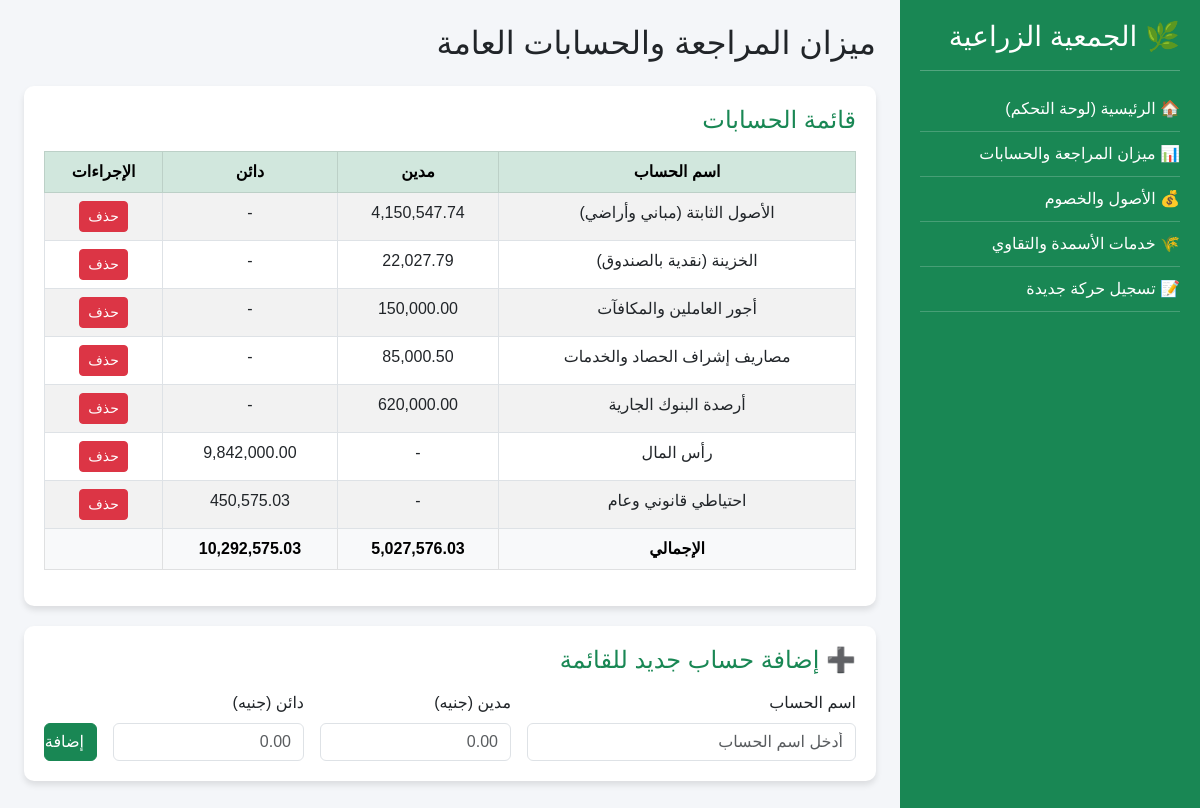
The page / on the database its author committed.
### tables this page shows
CREATE TABLE accounts (
            id INTEGER PRIMARY KEY AUTOINCREMENT,
            name TEXT NOT NULL,
            debit REAL DEFAULT 0,
            credit REAL DEFAULT 0
        );

### app.py (the view)
@app.route("/")
def index():
    conn = sqlite3.connect("agricoop.db")
    cursor = conn.cursor()
    cursor.execute("SELECT id, name, debit, credit FROM accounts")
    rows = cursor.fetchall()
    conn.close()
    accounts_list = []
    total_debit = 0.0
    total_credit = 0.0
    for row in rows:
        total_debit += row[2]
        total_credit += row[3]
        accounts_list.append({
            "id": row[0],
            "name": row[1],
            "debit": f"{row[2]:,.2f}" if row[2] > 0 else "-",
            "credit": f"{row[3]:,.2f}" if row[3] > 0 else "-",
        })
    return render_template(
        "index.html",
        accounts=accounts_list,
        total_debit=f"{total_debit:,.2f}",
        total_credit=f"{total_credit:,.2f}",
    )

### templates/index.html (shortened to what this page needs)
<!DOCTYPE html>
<html lang="ar" dir="rtl">
<head>
    <link href="https://cdn.jsdelivr.net/npm/bootstrap@5.3.0/dist/css/bootstrap.min.css" rel="stylesheet">
</head>
<body>
    <div class="container-fluid">
        <div class="row">
            <div class="col-md-3 sidebar">
                <h3>🌿 الجمعية الزراعية</h3>
                <hr>
                <a href="/">🏠 الرئيسية (لوحة التحكم)</a>
                <a href="/">📊 ميزان المراجعة والحسابات</a>
                <a href="/assets_liabilities">💰 الأصول والخصوم</a>
                <a href="/fertilizers">🌾 خدمات الأسمدة والتقاوي</a>
                <a href="/transaction">📝 تسجيل حركة جديدة</a>
            </div>
            <div class="col-md-9 p-4">
                <h2 class="mb-4">ميزان المراجعة والحسابات العامة</h2>
                <div class="card-box">
                    <h4 class="mb-3 text-success">قائمة الحسابات</h4>
                    <div class="table-responsive">
                        <table class="table table-bordered table-striped text-center">
                            <thead class="table-success">
                                <tr>
                                    <th>اسم الحساب</th>
                                    <th>مدين</th>
                                    <th>دائن</th>
                                    <th>الإجراءات</th>
                                </tr>
                            </thead>
                            <tbody>
                                {% for acc in accounts %}
                                <tr>
                                    <td>{{ acc.name }}</td>
                                    <td>{{ acc.debit }}</td>
                                    <td>{{ acc.credit }}</td>
                                    <td>
                                        <a href="/delete/{{ acc.id }}" class="btn btn-danger btn-sm" onclick="return confirm('هل أنت متأكد من الحذف؟')">حذف</a>
                                    </td>
                                </tr>
                                {% endfor %}
                            </tbody>
                            <tfoot class="table-light fw-bold">
                                <tr>
                                    <td>الإجمالي</td>
                                    <td>{{ total_debit }}</td>
                                    <td>{{ total_credit }}</td>
                                    <td></td>
                                </tr>
                            </tfoot>
                        </table>
                    </div>
                </div>
                <div class="card-box">
                    <h4 class="mb-3 text-success">➕ إضافة حساب جديد للقائمة</h4>
                    <form action="/add" method="POST" class="row g-3">
                        <div class="col-md-5">
                            <label class="form-label">اسم الحساب</label>
                            <input type="text" class="form-control" name="account_name" required placeholder="أدخل اسم الحساب">
                        </div>
                        <div class="col-md-3">
                            <label class="form-label">مدين (جنيه)</label>
                            <input type="number" step="0.01" class="form-control" name="debit_amount" placeholder="0.00">
                        </div>
                        <div class="col-md-3">
                            <label class="form-label">دائن (جنيه)</label>
                            <input type="number" step="0.01" class="form-control" name="credit_amount" placeholder="0.00">
                        </div>
                        <div class="col-md-1 d-flex align-items-end">
                            <button type="submit" class="btn btn-success w-100">إضافة</button>
                        </div>
                    </form>
                </div>
            </div>
        </div>
    </div>
</body>
</html>

### templates/index.html (style rules this page uses)
body { background-color: #f4f6f9; font-family: Tahoma, sans-serif; }
.sidebar { background-color: #198754; color: white; min-height: 100vh; padding: 20px; }
.sidebar a { color: white; text-decoration: none; display: block; padding: 10px 0; border-bottom: 1px solid rgba(255,255,255,0.2); }
.card-box { border-radius: 10px; box-shadow: 0 4px 6px rgba(0,0,0,0.1); background: white; padding: 20px; margin-bottom: 20px; }

### rows shown on the page
accounts: name "الأصول الثابتة (مباني وأراضي)", debit "4,150,547.74", credit "-"
accounts: name "الخزينة (نقدية بالصندوق)", debit "22,027.79", credit "-"
accounts: name "أجور العاملين والمكافآت", debit "150,000.00", credit "-"
accounts: name "مصاريف إشراف الحصاد والخدمات", debit "85,000.50", credit "-"
accounts: name "أرصدة البنوك الجارية", debit "620,000.00", credit "-"
accounts: name "رأس المال", debit "-", credit "9,842,000.00"
accounts: name "احتياطي قانوني وعام", debit "-", credit "450,575.03"

### other values the page prints
{{ total_debit }} "5,027,576.03"
{{ total_credit }} "10,292,575.03"
